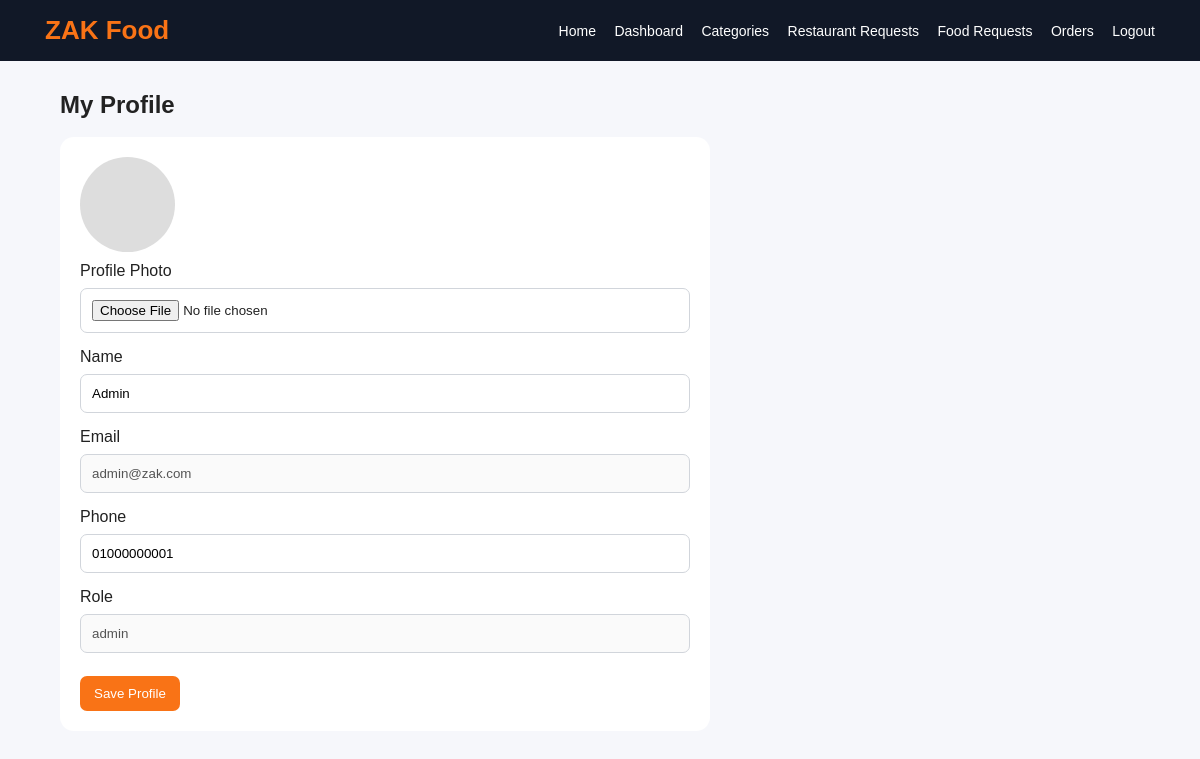
The app's page /profile.php (signed in) with its own data.
### tables this page shows
CREATE TABLE users (
    id INT AUTO_INCREMENT PRIMARY KEY,
    name VARCHAR(100) NOT NULL,
    email VARCHAR(100) UNIQUE NOT NULL,
    password VARCHAR(255) NOT NULL,
    role ENUM('admin', 'vendor', 'customer', 'delivery') NOT NULL,
    phone VARCHAR(30),
    profile_image VARCHAR(255),
    is_approved TINYINT DEFAULT 1,
    created_at TIMESTAMP DEFAULT CURRENT_TIMESTAMP
);

### profile.php (the view, shortened to what this page needs)
<?php
require_once 'includes/auth.php';
$user_id = $_SESSION['user_id'];
$result = mysqli_query($conn, "SELECT * FROM users WHERE id = $user_id");
$user = mysqli_fetch_assoc($result);
include 'includes/header.php';
?>
<div class="container">
    <h2>My Profile</h2>
    <br>
    <form method="POST" enctype="multipart/form-data">
        <?php if (!empty($user['profile_image'])): ?>
            <img class="profile-img" src="/<?php echo htmlspecialchars($user['profile_image']); ?>">
        <?php else: ?>
            <div class="profile-img"></div>
        <?php endif; ?>
        <label>Profile Photo</label>
        <input type="file" name="profile_image">
        <label>Name</label>
        <input type="text" name="name" value="<?php echo htmlspecialchars($user['name']); ?>" required>
        <label>Email</label>
        <input type="email" value="<?php echo htmlspecialchars($user['email']); ?>" disabled>
        <label>Phone</label>
        <input type="text" name="phone" value="<?php echo htmlspecialchars($user['phone'] ?? ''); ?>">
        <label>Role</label>
        <input type="text" value="<?php echo htmlspecialchars($user['role']); ?>" disabled>
        <button class="btn" type="submit">Save Profile</button>
    </form>
</div>
<?php include 'includes/footer.php'; ?>

### assets/css/style.css (style rules this page uses)
* { margin: 0; padding: 0; box-sizing: border-box; font-family: Arial, sans-serif; }
body { background: #f6f7fb; color: #222; }
.container { width: 90%; margin: 30px auto; }
.btn { background: #f97316; color: white; padding: 10px 14px; border: none; border-radius: 7px; text-decoration: none; display: inline-block; cursor: pointer; margin-top: 8px; }
form { background: white; padding: 20px; border-radius: 14px; max-width: 650px; margin-bottom: 20px; }
input, textarea, select { width: 100%; padding: 11px; margin: 8px 0 15px; border: 1px solid #d1d5db; border-radius: 7px; }
.profile-img { width: 95px; height: 95px; border-radius: 50%; object-fit: cover; background: #ddd; margin-bottom: 10px; }

### records on screen
users: name "Admin", email "admin@zak.com", phone "01000000001", role "admin"
